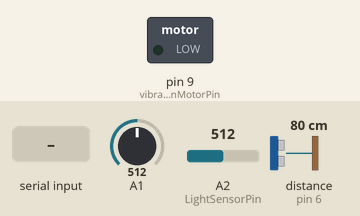
Recording of a sketch running on a simulated Arduino Uno, built with avr-gcc and run on an emulated ATmega328P. Shown: switched loads named in the sketch (green lamp = pin HIGH). Wiring (inferred from the names in the program): ultrasonic range finder: trigger pin 7; echo pin 6. The test bench sets the inputs (shaded band); at power-on: A1 = 512, A2 (LightSensorPin) = 512, distance to the obstacle (sensor on pin 6) 80 cm. The echo pulse lasts 58.3 µs per cm; pins used as bus, display or sensor lines are not drawn; what the sketch prints to the serial monitor is not drawn.

Above: at 1.2 s.
1.3 s: "30,150\n" received over Serial
At 2.0 s:
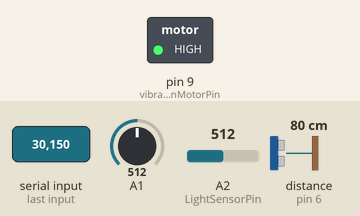
Timing chart, 0 to 4.3 s (numbered marks = the images above; inputs shaded):
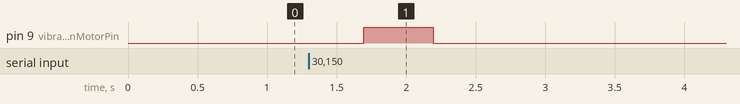

The sketch:

Arduino.ino
```cpp
int carRotation=0;

//ultrasonic sensor
const int TrgPin = 7;
const int EcoPin = 6;
int dist;

int lightValue; //light sensor----------

const int vibrationMotorPin = 9;  // vibration---------------------
void setup()
{
    Serial.begin(9600);
    //pinMode(A0,INPUT);
    pinMode(A1,INPUT);


//ultrasonic

     pinMode(TrgPin, OUTPUT);  //TrgPin input

    pinMode(EcoPin, INPUT);// EcoPin input


    const int LightSensorPin = A2;     //light sensor------------

    pinMode(vibrationMotorPin, OUTPUT);// vibration---------------------

}


void loop()
{
    lightValue = analogRead(A2);  //light sensor-------
    int mappedLight = map(lightValue, 0, 1023, 0, 100);  //light sensor-------


   //carSpeed = analogRead(A0);
   carRotation = analogRead(A1);
   //Serial.print(map(carSpeed,0,1023,-100,100));
   //Serial.print(",");
   //Serial.println(map(carRotation,0,1023,-100,100));

    //delay(50);
    // 延迟5秒


    digitalWrite(TrgPin, LOW);

    delayMicroseconds(2);

    digitalWrite(TrgPin, HIGH);

    delayMicroseconds(10);   // delay
    digitalWrite(TrgPin, LOW);

    dist = pulseIn(EcoPin, HIGH) / 58.00;  // make it distance


     //ultrasonic map

     int mappedDist = map(dist, 0, 100, 0, 100);  // Map the dist value to the range of 0-100

    // Limit the mapped value to the range of 0-100
    if (mappedDist < 0)
    {
        mappedDist = 0;
    }
    else if (mappedDist > 100)
    {
        mappedDist = 50;
    }


    Serial.print(mappedDist);
     //Serial.print(map(dist, 0, 100, 0, 100));
    //Serial.print(dist); //print
     Serial.print(",");
   //Serial.println(map(carRotation,0,1023,-100,100));//-------

   Serial.print(map(carRotation,0,1023,-100,100));//
   Serial.print(",");                    //
    Serial.println(mappedLight);          //light sensor-------

    delay(100);


    // vibration----------------------------------------------------
    if (Serial.available() > 0)
    {
        int hitStatus = Serial.read() - '0';
        if (hitStatus == 1)
        {
            digitalWrite(vibrationMotorPin, HIGH);  // Activate the vibration motor
            delay(500);  // Vibrate
            digitalWrite(vibrationMotorPin, LOW);  // Turn off the vibration motor
        }
    }
    // vibration----------------------------------------------------


}
```

Measured:
- after the input at 1.3 s, pin 9 (vibrationMotorPin): LOW → HIGH after 0.39 s, → LOW 0.50 s later
